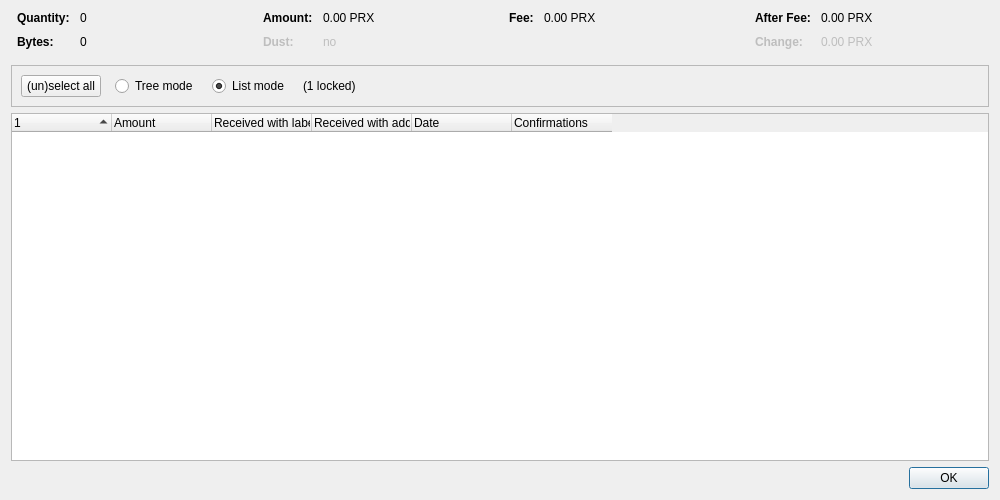
<?xml version="1.0" encoding="UTF-8"?>
<ui version="4.0">
 <class>CoinControlDialog</class>
 <widget class="QDialog" name="CoinControlDialog">
  <property name="geometry">
   <rect>
    <x>0</x>
    <y>0</y>
    <width>1000</width>
    <height>500</height>
   </rect>
  </property>
  <property name="windowTitle">
   <string>Coin Selection</string>
  </property>
  <layout class="QVBoxLayout" name="verticalLayout">
   <item>
    <layout class="QHBoxLayout" name="horizontalLayoutTop" stretch="0,0,0,0">
     <property name="topMargin">
      <number>0</number>
     </property>
     <property name="bottomMargin">
      <number>10</number>
     </property>
     <item>
      <layout class="QFormLayout" name="formLayoutCoinControl1">
       <property name="horizontalSpacing">
        <number>10</number>
       </property>
       <property name="verticalSpacing">
        <number>10</number>
       </property>
       <property name="leftMargin">
        <number>6</number>
       </property>
       <property name="rightMargin">
        <number>6</number>
       </property>
       <item row="0" column="0">
        <widget class="QLabel" name="labelCoinControlQuantityText">
         <property name="font">
          <font>
           <weight>75</weight>
           <bold>true</bold>
          </font>
         </property>
         <property name="text">
          <string>Quantity:</string>
         </property>
        </widget>
       </item>
       <item row="0" column="1">
        <widget class="QLabel" name="labelCoinControlQuantity">
         <property name="cursor">
          <cursorShape>IBeamCursor</cursorShape>
         </property>
         <property name="contextMenuPolicy">
          <enum>Qt::ActionsContextMenu</enum>
         </property>
         <property name="text">
          <string notr="true">0</string>
         </property>
         <property name="textInteractionFlags">
          <set>Qt::LinksAccessibleByMouse|Qt::TextSelectableByKeyboard|Qt::TextSelectableByMouse</set>
         </property>
        </widget>
       </item>
       <item row="1" column="0">
        <widget class="QLabel" name="labelCoinControlBytesText">
         <property name="font">
          <font>
           <weight>75</weight>
           <bold>true</bold>
          </font>
         </property>
         <property name="text">
          <string>Bytes:</string>
         </property>
        </widget>
       </item>
       <item row="1" column="1">
        <widget class="QLabel" name="labelCoinControlBytes">
         <property name="cursor">
          <cursorShape>IBeamCursor</cursorShape>
         </property>
         <property name="contextMenuPolicy">
          <enum>Qt::ActionsContextMenu</enum>
         </property>
         <property name="text">
          <string notr="true">0</string>
         </property>
         <property name="textInteractionFlags">
          <set>Qt::LinksAccessibleByMouse|Qt::TextSelectableByKeyboard|Qt::TextSelectableByMouse</set>
         </property>
        </widget>
       </item>
      </layout>
     </item>
     <item>
      <layout class="QFormLayout" name="formLayoutCoinControl2">
       <property name="horizontalSpacing">
        <number>10</number>
       </property>
       <property name="verticalSpacing">
        <number>10</number>
       </property>
       <property name="leftMargin">
        <number>6</number>
       </property>
       <property name="rightMargin">
        <number>6</number>
       </property>
       <item row="0" column="0">
        <widget class="QLabel" name="labelCoinControlAmountText">
         <property name="font">
          <font>
           <weight>75</weight>
           <bold>true</bold>
          </font>
         </property>
         <property name="text">
          <string>Amount:</string>
         </property>
        </widget>
       </item>
       <item row="0" column="1">
        <widget class="QLabel" name="labelCoinControlAmount">
         <property name="cursor">
          <cursorShape>IBeamCursor</cursorShape>
         </property>
         <property name="contextMenuPolicy">
          <enum>Qt::ActionsContextMenu</enum>
         </property>
         <property name="text">
          <string notr="true">0.00 PRX</string>
         </property>
         <property name="textInteractionFlags">
          <set>Qt::LinksAccessibleByMouse|Qt::TextSelectableByKeyboard|Qt::TextSelectableByMouse</set>
         </property>
        </widget>
       </item>
       <item row="1" column="0">
        <widget class="QLabel" name="labelCoinControlLowOutputText">
         <property name="enabled">
          <bool>false</bool>
         </property>
         <property name="font">
          <font>
           <weight>75</weight>
           <bold>true</bold>
          </font>
         </property>
         <property name="text">
          <string>Dust:</string>
         </property>
        </widget>
       </item>
       <item row="1" column="1">
        <widget class="QLabel" name="labelCoinControlLowOutput">
         <property name="enabled">
          <bool>false</bool>
         </property>
         <property name="cursor">
          <cursorShape>IBeamCursor</cursorShape>
         </property>
         <property name="contextMenuPolicy">
          <enum>Qt::ActionsContextMenu</enum>
         </property>
         <property name="text">
          <string notr="true">no</string>
         </property>
         <property name="textInteractionFlags">
          <set>Qt::LinksAccessibleByMouse|Qt::TextSelectableByKeyboard|Qt::TextSelectableByMouse</set>
         </property>
        </widget>
       </item>
      </layout>
     </item>
     <item>
      <layout class="QFormLayout" name="formLayoutCoinControl3">
       <property name="horizontalSpacing">
        <number>10</number>
       </property>
       <property name="verticalSpacing">
        <number>10</number>
       </property>
       <property name="leftMargin">
        <number>6</number>
       </property>
       <property name="rightMargin">
        <number>6</number>
       </property>
       <item row="0" column="0">
        <widget class="QLabel" name="labelCoinControlFeeText">
         <property name="font">
          <font>
           <weight>75</weight>
           <bold>true</bold>
          </font>
         </property>
         <property name="text">
          <string>Fee:</string>
         </property>
        </widget>
       </item>
       <item row="0" column="1">
        <widget class="QLabel" name="labelCoinControlFee">
         <property name="cursor">
          <cursorShape>IBeamCursor</cursorShape>
         </property>
         <property name="contextMenuPolicy">
          <enum>Qt::ActionsContextMenu</enum>
         </property>
         <property name="text">
          <string notr="true">0.00 PRX</string>
         </property>
         <property name="textInteractionFlags">
          <set>Qt::LinksAccessibleByMouse|Qt::TextSelectableByKeyboard|Qt::TextSelectableByMouse</set>
         </property>
        </widget>
       </item>
      </layout>
     </item>
     <item>
      <layout class="QFormLayout" name="formLayoutCoinControl4">
       <property name="horizontalSpacing">
        <number>10</number>
       </property>
       <property name="verticalSpacing">
        <number>10</number>
       </property>
       <property name="leftMargin">
        <number>6</number>
       </property>
       <property name="rightMargin">
        <number>6</number>
       </property>
       <item row="0" column="0">
        <widget class="QLabel" name="labelCoinControlAfterFeeText">
         <property name="font">
          <font>
           <weight>75</weight>
           <bold>true</bold>
          </font>
         </property>
         <property name="text">
          <string>After Fee:</string>
         </property>
        </widget>
       </item>
       <item row="0" column="1">
        <widget class="QLabel" name="labelCoinControlAfterFee">
         <property name="cursor">
          <cursorShape>IBeamCursor</cursorShape>
         </property>
         <property name="contextMenuPolicy">
          <enum>Qt::ActionsContextMenu</enum>
         </property>
         <property name="text">
          <string notr="true">0.00 PRX</string>
         </property>
         <property name="textInteractionFlags">
          <set>Qt::LinksAccessibleByMouse|Qt::TextSelectableByKeyboard|Qt::TextSelectableByMouse</set>
         </property>
        </widget>
       </item>
       <item row="1" column="0">
        <widget class="QLabel" name="labelCoinControlChangeText">
         <property name="enabled">
          <bool>false</bool>
         </property>
         <property name="font">
          <font>
           <weight>75</weight>
           <bold>true</bold>
          </font>
         </property>
         <property name="text">
          <string>Change:</string>
         </property>
        </widget>
       </item>
       <item row="1" column="1">
        <widget class="QLabel" name="labelCoinControlChange">
         <property name="enabled">
          <bool>false</bool>
         </property>
         <property name="cursor">
          <cursorShape>IBeamCursor</cursorShape>
         </property>
         <property name="contextMenuPolicy">
          <enum>Qt::ActionsContextMenu</enum>
         </property>
         <property name="text">
          <string notr="true">0.00 PRX</string>
         </property>
         <property name="textInteractionFlags">
          <set>Qt::LinksAccessibleByMouse|Qt::TextSelectableByKeyboard|Qt::TextSelectableByMouse</set>
         </property>
        </widget>
       </item>
      </layout>
     </item>
    </layout>
   </item>
   <item>
    <widget class="QFrame" name="frame">
     <property name="minimumSize">
      <size>
       <width>0</width>
       <height>40</height>
      </size>
     </property>
     <property name="frameShape">
      <enum>QFrame::StyledPanel</enum>
     </property>
     <property name="frameShadow">
      <enum>QFrame::Sunken</enum>
     </property>
     <layout class="QHBoxLayout" name="horizontalLayout">
      <item>
       <layout class="QHBoxLayout" name="horizontalLayoutPanel" stretch="0,0,0,0,0">
        <property name="spacing">
         <number>14</number>
        </property>
        <item>
         <widget class="QPushButton" name="pushButtonSelectAll">
          <property name="sizePolicy">
           <sizepolicy hsizetype="Maximum" vsizetype="Fixed">
            <horstretch>0</horstretch>
            <verstretch>0</verstretch>
           </sizepolicy>
          </property>
          <property name="text">
           <string>(un)select all</string>
          </property>
          <property name="autoDefault">
           <bool>false</bool>
          </property>
         </widget>
        </item>
        <item>
         <widget class="QRadioButton" name="radioTreeMode">
          <property name="sizePolicy">
           <sizepolicy hsizetype="Maximum" vsizetype="Fixed">
            <horstretch>0</horstretch>
            <verstretch>0</verstretch>
           </sizepolicy>
          </property>
          <property name="text">
           <string>Tree mode</string>
          </property>
         </widget>
        </item>
        <item>
         <widget class="QRadioButton" name="radioListMode">
          <property name="sizePolicy">
           <sizepolicy hsizetype="Maximum" vsizetype="Fixed">
            <horstretch>0</horstretch>
            <verstretch>0</verstretch>
           </sizepolicy>
          </property>
          <property name="text">
           <string>List mode</string>
          </property>
          <property name="checked">
           <bool>true</bool>
          </property>
         </widget>
        </item>
        <item>
         <widget class="QLabel" name="labelLocked">
          <property name="text">
           <string notr="true">(1 locked)</string>
          </property>
         </widget>
        </item>
        <item>
         <spacer name="horizontalSpacer">
          <property name="orientation">
           <enum>Qt::Horizontal</enum>
          </property>
          <property name="sizeHint" stdset="0">
           <size>
            <width>40</width>
            <height>20</height>
           </size>
          </property>
         </spacer>
        </item>
       </layout>
      </item>
     </layout>
    </widget>
   </item>
   <item>
    <widget class="CoinControlTreeWidget" name="treeWidget">
     <property name="contextMenuPolicy">
      <enum>Qt::CustomContextMenu</enum>
     </property>
     <property name="sortingEnabled">
      <bool>false</bool>
     </property>
     <property name="columnCount">
      <number>6</number>
     </property>
     <attribute name="headerShowSortIndicator" stdset="0">
      <bool>true</bool>
     </attribute>
     <attribute name="headerStretchLastSection">
      <bool>false</bool>
     </attribute>
     <column>
      <property name="text">
       <string/>
      </property>
     </column>
     <column>
      <property name="text">
       <string>Amount</string>
      </property>
     </column>
     <column>
      <property name="text">
       <string>Received with label</string>
      </property>
     </column>
     <column>
      <property name="text">
       <string>Received with address</string>
      </property>
     </column>
     <column>
      <property name="text">
       <string>Date</string>
      </property>
     </column>
     <column>
      <property name="text">
       <string>Confirmations</string>
      </property>
      <property name="toolTip">
       <string>Confirmed</string>
      </property>
     </column>
     <column>
      <property name="text">
       <string/>
      </property>
     </column>
     <column>
      <property name="text">
       <string/>
      </property>
     </column>
     <column>
      <property name="text">
       <string/>
      </property>
     </column>
     <column>
      <property name="text">
       <string/>
      </property>
     </column>
    </widget>
   </item>
   <item>
    <widget class="QDialogButtonBox" name="buttonBox">
     <property name="orientation">
      <enum>Qt::Horizontal</enum>
     </property>
     <property name="standardButtons">
      <set>QDialogButtonBox::Ok</set>
     </property>
    </widget>
   </item>
  </layout>
 </widget>
 <customwidgets>
  <customwidget>
   <class>CoinControlTreeWidget</class>
   <extends>QTreeWidget</extends>
   <header>qt/coincontroltreewidget.h</header>
  </customwidget>
 </customwidgets>
 <resources/>
 <connections/>
</ui>
